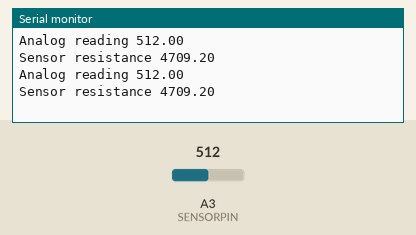
Bench run of a sketch on a simulated Arduino Uno, built with avr-gcc and run on an emulated ATmega328P. Shown: the last lines printed to the serial monitor. The inputs (shaded band) are chosen by the test bench; at power-on: A3 (SENSORPIN) = 512.

Above: at 1.8 s.
1.9 s: A3 (SENSORPIN) set to 1011
At 2.7 s:
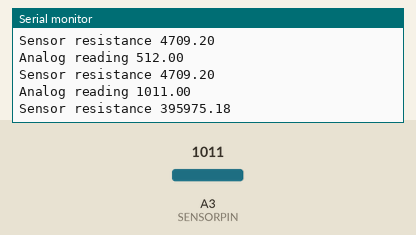
3.4 s: A3 (SENSORPIN) set to 1023
At 4.8 s:
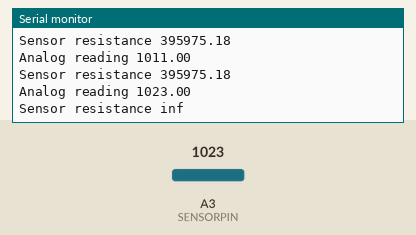
Timing chart, 0 to 6.4 s (numbered marks = the images above; inputs shaded):
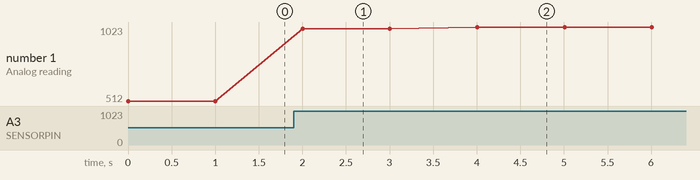

The sketch:

level.ino
```cpp
#define SERIESRESISTOR 4700

#define SENSORPIN A3

void setup() {
  Serial.begin(9600);
}

void loop() {
  float reading;

  reading = analogRead(SENSORPIN);

  Serial.print("Analog reading ");
  Serial.println(reading);

  // convert the value to resistance
  reading = (1023 / reading)  - 1;
  reading = SERIESRESISTOR / reading;
  Serial.print("Sensor resistance ");
  Serial.println(reading);

  delay(1000);
}
```

Measured:
- the behaviour switches between 1022 and 1023 on A3 (SENSORPIN) (found by bisection; images 1 and 2)
- after the input at 1.9 s, the serial monitor: prints a new line after 0.10 s (image 1)
- after the input at 3.4 s, the serial monitor: prints a new line after 0.61 s (image 2)
- plotted number 1: 512 → 1011 after the input at 1.9 s, 1011 → 1023 after the input at 3.4 s
